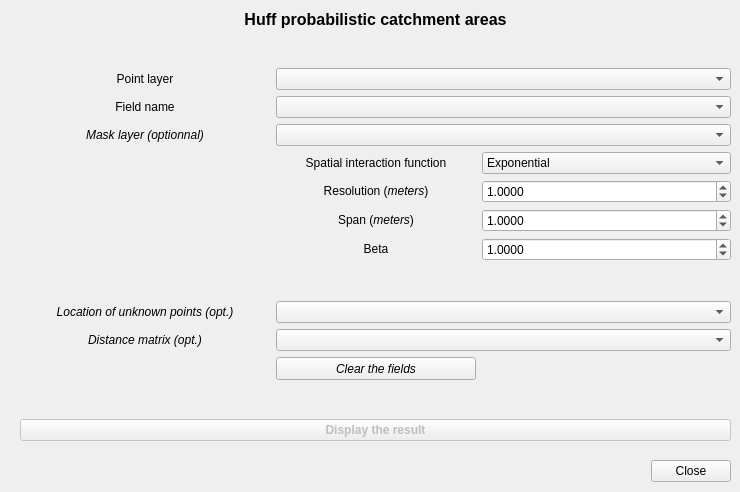
  <widget class="QWidget" name="huff">
   <attribute name="title">
    <string>Huff probabilistic catchment areas</string>
   </attribute>
   <widget class="QWidget" name="layoutWidget_3">
    <property name="geometry">
     <rect>
      <x>20</x>
      <y>10</y>
      <width>711</width>
      <height>431</height>
     </rect>
    </property>
    <layout class="QGridLayout" name="gridLayout_5">
     <item row="2" column="0">
      <layout class="QGridLayout" name="gridLayout_6">
       <item row="9" column="1" colspan="2">
        <widget class="QgsMapLayerComboBox" name="HuffComboBox_matdist">
         <property name="currentIndex">
          <number>-1</number>
         </property>
         <property name="filters">
          <set>QgsMapLayerProxyModel::NoGeometry|QgsMapLayerProxyModel::PluginLayer</set>
         </property>
        </widget>
       </item>
       <item row="5" column="2">
        <widget class="QDoubleSpinBox" name="HuffdoubleSpinBox_span">
         <property name="decimals">
          <number>4</number>
         </property>
         <property name="minimum">
          <double>0.000000000000000</double>
         </property>
         <property name="maximum">
          <double>250000.000000000000000</double>
         </property>
         <property name="value">
          <double>1.000000000000000</double>
         </property>
        </widget>
       </item>
       <item row="6" column="2">
        <widget class="QDoubleSpinBox" name="HuffdoubleSpinBox_beta">
         <property name="decimals">
          <number>4</number>
         </property>
         <property name="maximum">
          <double>100.000000000000000</double>
         </property>
         <property name="value">
          <double>1.000000000000000</double>
         </property>
        </widget>
       </item>
       <item row="4" column="2">
        <widget class="QDoubleSpinBox" name="HuffdoubleSpinBox_resolution">
         <property name="decimals">
          <number>4</number>
         </property>
         <property name="minimum">
          <double>0.000100000000000</double>
         </property>
         <property name="maximum">
          <double>150000.000000000000000</double>
         </property>
         <property name="value">
          <double>1.000000000000000</double>
         </property>
        </widget>
       </item>
       <item row="4" column="1">
        <widget class="QLabel" name="label_21">
         <property name="text">
          <string>&lt;html&gt;&lt;head/&gt;&lt;body&gt;&lt;p align=&quot;center&quot;&gt;Resolution (&lt;span style=&quot; font-style:italic;&quot;&gt;meters&lt;/span&gt;)&lt;/p&gt;&lt;/body&gt;&lt;/html&gt;</string>
         </property>
        </widget>
       </item>
       <item row="6" column="1">
        <widget class="QLabel" name="label_17">
         <property name="text">
          <string>&lt;html&gt;&lt;head/&gt;&lt;body&gt;&lt;p align=&quot;center&quot;&gt;Beta&lt;/p&gt;&lt;/body&gt;&lt;/html&gt;</string>
         </property>
        </widget>
       </item>
       <item row="1" column="1" colspan="2">
        <widget class="QgsFieldComboBox" name="HuffComboBox_field">
         <property name="filters">
          <set>QgsFieldProxyModel::Numeric</set>
         </property>
        </widget>
       </item>
       <item row="2" column="1" colspan="2">
        <widget class="QgsMapLayerComboBox" name="HuffComboBox_mask">
         <property name="currentIndex">
          <number>-1</number>
         </property>
         <property name="filters">
          <set>QgsMapLayerProxyModel::LineLayer|QgsMapLayerProxyModel::PluginLayer|QgsMapLayerProxyModel::PolygonLayer</set>
         </property>
        </widget>
       </item>
       <item row="2" column="0">
        <widget class="QLabel" name="label_20">
         <property name="text">
          <string>&lt;html&gt;&lt;head/&gt;&lt;body&gt;&lt;p align=&quot;center&quot;&gt;&lt;span style=&quot; font-style:italic;&quot;&gt;Mask layer (optionnal)&lt;/span&gt;&lt;/p&gt;&lt;/body&gt;&lt;/html&gt;</string>
         </property>
        </widget>
       </item>
       <item row="5" column="1">
        <widget class="QLabel" name="label_19">
         <property name="text">
          <string>&lt;html&gt;&lt;head/&gt;&lt;body&gt;&lt;p align=&quot;center&quot;&gt;Span (&lt;span style=&quot; font-style:italic;&quot;&gt;meters&lt;/span&gt;)&lt;/p&gt;&lt;/body&gt;&lt;/html&gt;</string>
         </property>
        </widget>
       </item>
       <item row="0" column="0">
        <widget class="QLabel" name="label_16">
         <property name="text">
          <string>&lt;html&gt;&lt;head/&gt;&lt;body&gt;&lt;p align=&quot;center&quot;&gt;Point layer&lt;/p&gt;&lt;/body&gt;&lt;/html&gt;</string>
         </property>
        </widget>
       </item>
       <item row="0" column="1" colspan="2">
        <widget class="QgsMapLayerComboBox" name="HuffComboBox_pts">
         <property name="filters">
          <set>QgsMapLayerProxyModel::PluginLayer|QgsMapLayerProxyModel::PointLayer</set>
         </property>
        </widget>
       </item>
       <item row="1" column="0">
        <widget class="QLabel" name="label_18">
         <property name="text">
          <string>&lt;html&gt;&lt;head/&gt;&lt;body&gt;&lt;p align=&quot;center&quot;&gt;Field name&lt;/p&gt;&lt;/body&gt;&lt;/html&gt;</string>
         </property>
        </widget>
       </item>
       <item row="3" column="2">
        <widget class="QComboBox" name="HuffcomboBox_function">
         <item>
          <property name="text">
           <string>Exponential</string>
          </property>
         </item>
         <item>
          <property name="text">
           <string>Pareto</string>
          </property>
         </item>
        </widget>
       </item>
       <item row="3" column="1">
        <widget class="QLabel" name="label_22">
         <property name="text">
          <string>&lt;html&gt;&lt;head/&gt;&lt;body&gt;&lt;p align=&quot;center&quot;&gt;Spatial interaction function&lt;/p&gt;&lt;/body&gt;&lt;/html&gt;</string>
         </property>
        </widget>
       </item>
       <item row="8" column="1" colspan="2">
        <widget class="QgsMapLayerComboBox" name="HuffComboBox_unknwPts">
         <property name="currentIndex">
          <number>-1</number>
         </property>
         <property name="filters">
          <set>QgsMapLayerProxyModel::PluginLayer|QgsMapLayerProxyModel::PointLayer</set>
         </property>
        </widget>
       </item>
       <item row="8" column="0">
        <widget class="QLabel" name="label_33">
         <property name="text">
          <string>&lt;html&gt;&lt;head/&gt;&lt;body&gt;&lt;p align=&quot;center&quot;&gt;&lt;span style=&quot; font-style:italic;&quot;&gt;Location of unknown points (opt.)&lt;/span&gt;&lt;/p&gt;&lt;/body&gt;&lt;/html&gt;</string>
         </property>
        </widget>
       </item>
       <item row="9" column="0">
        <widget class="QLabel" name="label_35">
         <property name="text">
          <string>&lt;html&gt;&lt;head/&gt;&lt;body&gt;&lt;p align=&quot;center&quot;&gt;&lt;span style=&quot; font-style:italic;&quot;&gt;Distance matrix (opt.)&lt;/span&gt;&lt;/p&gt;&lt;/body&gt;&lt;/html&gt;</string>
         </property>
        </widget>
       </item>
       <item row="7" column="1">
        <spacer name="verticalSpacer_11">
         <property name="orientation">
          <enum>Qt::Vertical</enum>
         </property>
         <property name="sizeHint" stdset="0">
          <size>
           <width>20</width>
           <height>40</height>
          </size>
         </property>
        </spacer>
       </item>
       <item row="10" column="1">
        <widget class="QPushButton" name="HuffpushButton_clear">
         <property name="minimumSize">
          <size>
           <width>120</width>
           <height>23</height>
          </size>
         </property>
         <property name="maximumSize">
          <size>
           <width>200</width>
           <height>23</height>
          </size>
         </property>
         <property name="font">
          <font>
           <italic>true</italic>
          </font>
         </property>
         <property name="text">
          <string>Clear the fields</string>
         </property>
        </widget>
       </item>
      </layout>
     </item>
     <item row="0" column="0">
      <widget class="QLabel" name="label_15">
       <property name="text">
        <string>&lt;html&gt;&lt;head/&gt;&lt;body&gt;&lt;p align=&quot;center&quot;&gt;&lt;span style=&quot; font-size:12pt; font-weight:600;&quot;&gt;Huff probabilistic catchment areas&lt;/span&gt;&lt;/p&gt;&lt;/body&gt;&lt;/html&gt;</string>
       </property>
      </widget>
     </item>
     <item row="5" column="0">
      <spacer name="verticalSpacer_3">
       <property name="orientation">
        <enum>Qt::Vertical</enum>
       </property>
       <property name="sizeHint" stdset="0">
        <size>
         <width>20</width>
         <height>40</height>
        </size>
       </property>
      </spacer>
     </item>
     <item row="1" column="0">
      <spacer name="verticalSpacer_8">
       <property name="orientation">
        <enum>Qt::Vertical</enum>
       </property>
       <property name="sizeHint" stdset="0">
        <size>
         <width>20</width>
         <height>40</height>
        </size>
       </property>
      </spacer>
     </item>
     <item row="6" column="0">
      <widget class="QPushButton" name="HuffpushButton">
       <property name="enabled">
        <bool>false</bool>
       </property>
       <property name="font">
        <font>
         <pointsize>9</pointsize>
         <weight>75</weight>
         <bold>true</bold>
        </font>
       </property>
       <property name="text">
        <string>Display the result</string>
       </property>
      </widget>
     </item>
    </layout>
   </widget>
   <widget class="QDialogButtonBox" name="buttonBox_close3">
    <property name="geometry">
     <rect>
      <x>650</x>
      <y>460</y>
      <width>81</width>
      <height>23</height>
     </rect>
    </property>
    <property name="standardButtons">
     <set>QDialogButtonBox::Close</set>
    </property>
   </widget>
  </widget>
